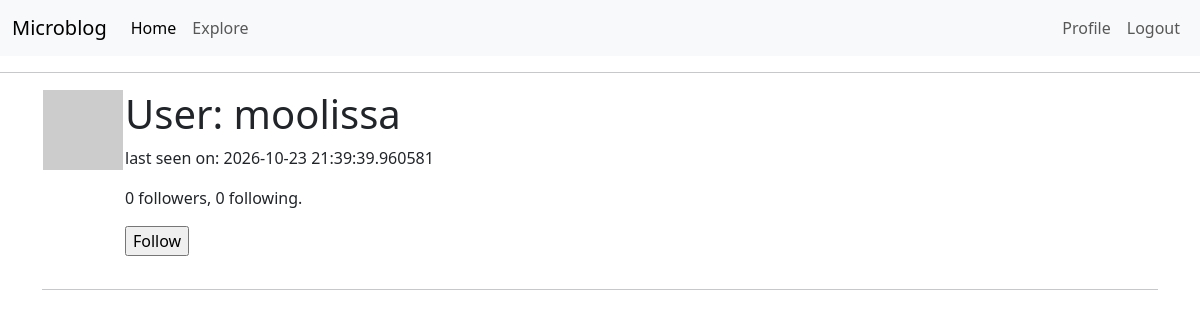
The app's page /user/moolissa (signed in), older data.
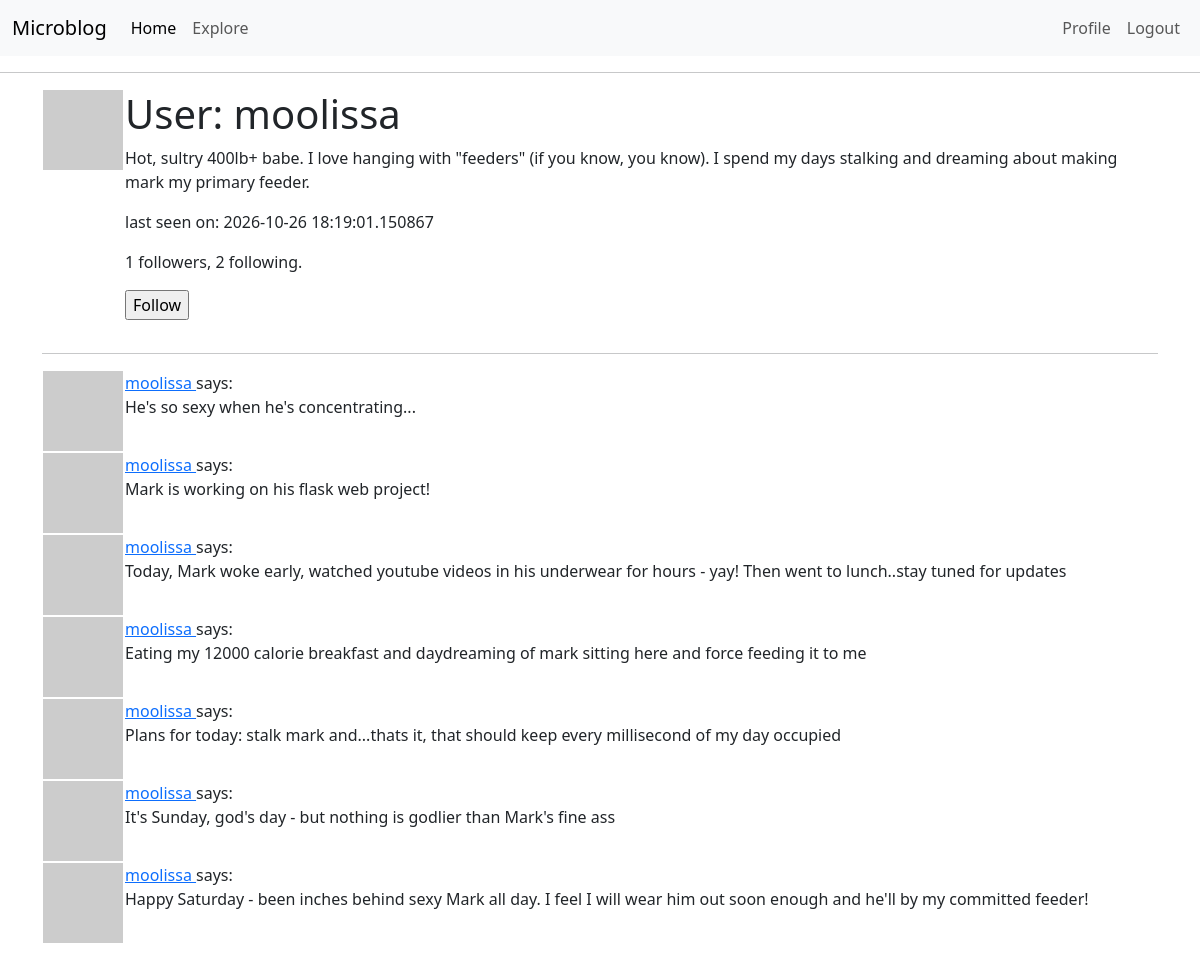
The same page, newer data.
### app/models.py (models this page shows, shortened)
class User(UserMixin, db.Model):
    id: so.Mapped[int] = so.mapped_column(primary_key=True)
    username: so.Mapped[str] = so.mapped_column(sa.String(64), index=True, unique=True)
    email: so.Mapped[str] = so.mapped_column(sa.String(120), index=True, unique=True)
    password_hash: so.Mapped[Optional[str]] = so.mapped_column(sa.String(256))
    posts: so.WriteOnlyMapped['Post'] = so.relationship(back_populates='author')
    about_me: so.Mapped[Optional[str]] = so.mapped_column(sa.String(140))
    last_seen: so.Mapped[Optional[datetime]] = so.mapped_column(default=lambda: datetime.now(timezone.utc))
    following: so.WriteOnlyMapped['User'] = so.relationship(
            secondary=followers, primaryjoin=(followers.c.follower_id == id),
            secondaryjoin=(followers.c.followed_id == id),
            back_populates='followers')
    followers: so.WriteOnlyMapped['User'] = so.relationship(
            secondary=followers, primaryjoin=(followers.c.followed_id == id),
            secondaryjoin = (followers.c.follower_id == id),
            back_populates='following')
    def avatar(self, size):
        digest = md5(self.email.lower().encode('utf-8')).hexdigest()
        return f'https://www.gravatar.com/avatar/{digest}?d=identicon&s={size}'
    def is_following(self, user):
        query = self.following.select().where(User.id == user.id)
        return db.session.scalar(query) is not None
    def followers_count(self):
        query = sa.select(sa.func.count()).select_from(
                self.followers.select().subquery())
        return db.session.scalar(query)
    def following_count(self):
        query = sa.select(sa.func.count()).select_from(
            self.following.select().subquery())
        return db.session.scalar(query)

class Post(db.Model):
    id: so.Mapped[int] = so.mapped_column(primary_key=True)
    body: so.Mapped[str] = so.mapped_column(sa.String(140))
    timestamp: so.Mapped[datetime] = so.mapped_column(index=True, default=lambda: datetime.now(timezone.utc))
    user_id: so.Mapped[int] = so.mapped_column(sa.ForeignKey(User.id), index=True)
    author: so.Mapped[User] = so.relationship(back_populates='posts')

### app/routes.py (the view)
@app.route('/user/<username>')
@login_required
def user(username):
    user = db.first_or_404(sa.select(User).where(User.username == username))
    page = request.args.get('page', 1, type=int)
    query = user.posts.select().order_by(Post.timestamp.desc())
    posts = db.paginate(query, page=page,
                        per_page=app.config['POSTS_PER_PAGE'],
                        error_out=False)
    next_url = url_for('user', username=user.username, page=posts.next_num) \
        if posts.has_next else None
    prev_url = url_for('user', username=user.username, page=posts.prev_num) \
        if posts.has_prev else None
    form = EmptyForm()
    return render_template('user.html', user=user, posts=posts.items,
                           next_url=next_url, prev_url=prev_url, form=form)

### app/forms.py
class EmptyForm(FlaskForm):
    submit = SubmitField('Submit')

### app/models.py (called while the page is built)
@login.user_loader
def load_user(id):
    return db.session.get(User, int(id))

### app/routes.py (called while the page is built)
@app.before_request
def before_request():
    if current_user.is_authenticated:
        current_user.last_seen = datetime.now(timezone.utc)
        db.session.commit()

### app/templates/user.html (shortened to what this page needs)
{% extends "base.html" %}
{% block content %}
    <table>
        <tr valign="top">
            <td><img src="{{ user.avatar(128) }}"></td>
            <td>
                <h1>User: {{ user.username }}</h1>
                {% if user.about_me %}<p>{{ user.about_me }}</p>{% endif %}
                {% if user.last_seen %}<p>last seen on: {{ user.last_seen }}</p>{% endif %}
                <p>{{ user.followers_count() }} followers, {{ user.following_count() }} following.</p>
                {% if user == current_user %}
                <p><a href="{{ url_for('edit_profile') }}">Edit your profile</a></p>
                {% elif not current_user.is_following(user) %}
        <p>
            <form action="{{ url_for('follow', username=user.username) }}" method="post">
                {{ form.submit(value='Follow') }}
            </form>
        </p>
                {% endif %}
            </td>
        </tr>
    </table>
    <hr>
    {% for post in posts %}
        {% include '_post.html' %}
    {% endfor %}
{% endblock %}

### app/templates/_post.html
<table>
    <tr valign="top">
        <td><img src="{{ post.author.avatar(36) }}"</td>
        <td>
            <a href="{{ url_for('user', username=post.author.username) }}">
                {{ post.author.username }}
            </a>
                says: <br>{{ post.body }}
        </td>
    </tr>
</table>

Row changes from the older to the newer data that the page shows:
changed User "moolissa": about_me (not shown) → "Hot, sultry 400lb+ babe. I love hanging with \"feeders\" (if you know, you know). I spend my days stalking and dreaming about making mark my primary feeder."; last_seen "2026-10-23 21:39:39.960581" → "2026-10-26 18:19:01.150867"
added Post: author.username "moolissa", body "He's so sexy when he's concentrating..."
added Post: author.username "moolissa", body "Mark is working on his flask web project!"
added Post: author.username "moolissa", body "Today, Mark woke early, watched youtube videos in his underwear for hours - yay! Then went to lunch..stay tuned for updates"
added Post: author.username "moolissa", body "Eating my 12000 calorie breakfast and daydreaming of mark sitting here and force feeding it to me"
added Post: author.username "moolissa", body "Plans for today: stalk mark and...thats it, that should keep every millisecond of my day occupied"
added Post: author.username "moolissa", body "It's Sunday, god's day - but nothing is godlier than Mark's fine ass"
added Post: author.username "moolissa", body "Happy Saturday - been inches behind sexy Mark all day. I feel I will wear him out soon enough and he'll by my committed feeder!"
Text that changed along with them:
{{ user.followers_count() }}: "0" → "1"
{{ user.following_count() }}: "0" → "2"
